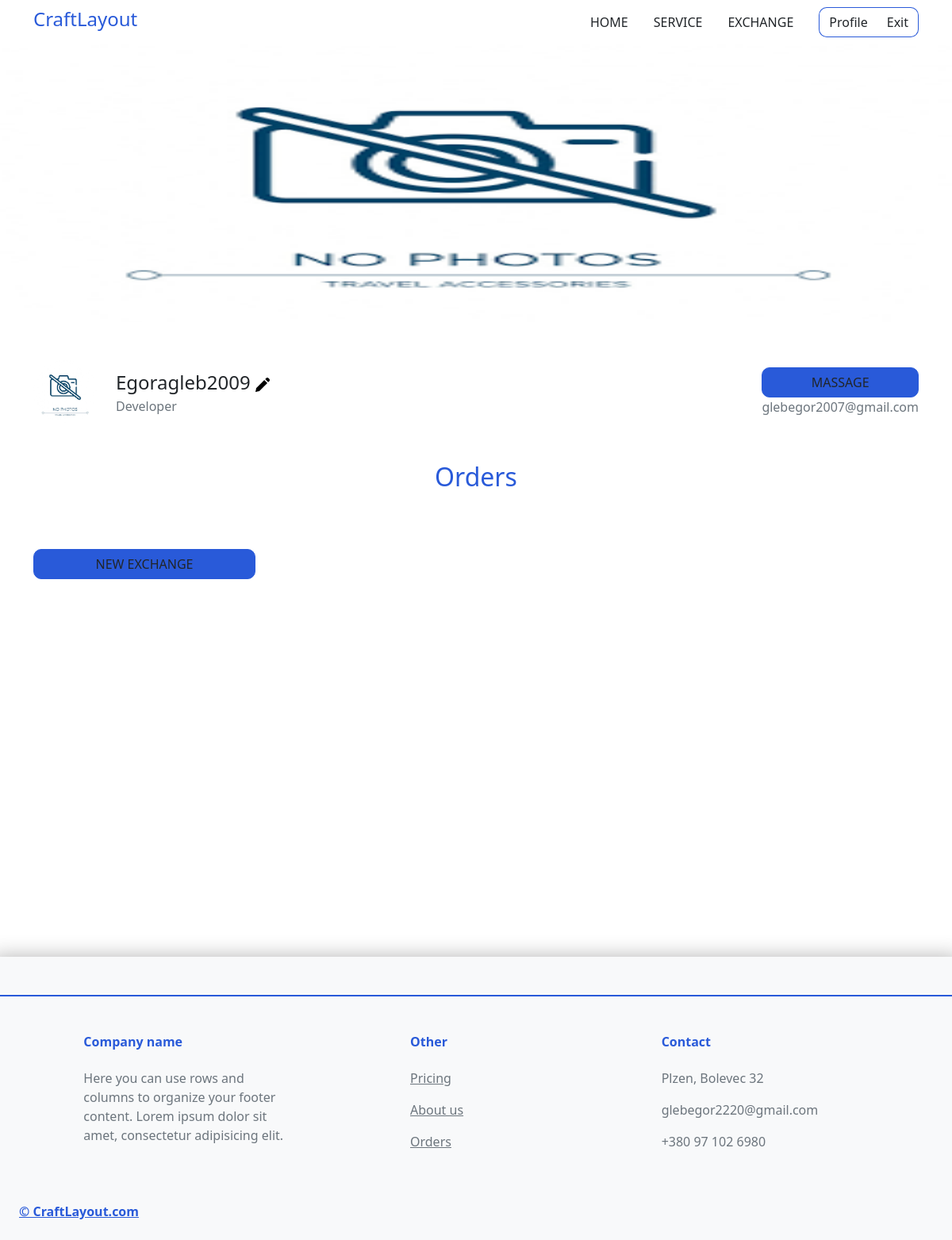
Page /profile/ (signed in) on the earlier database version.
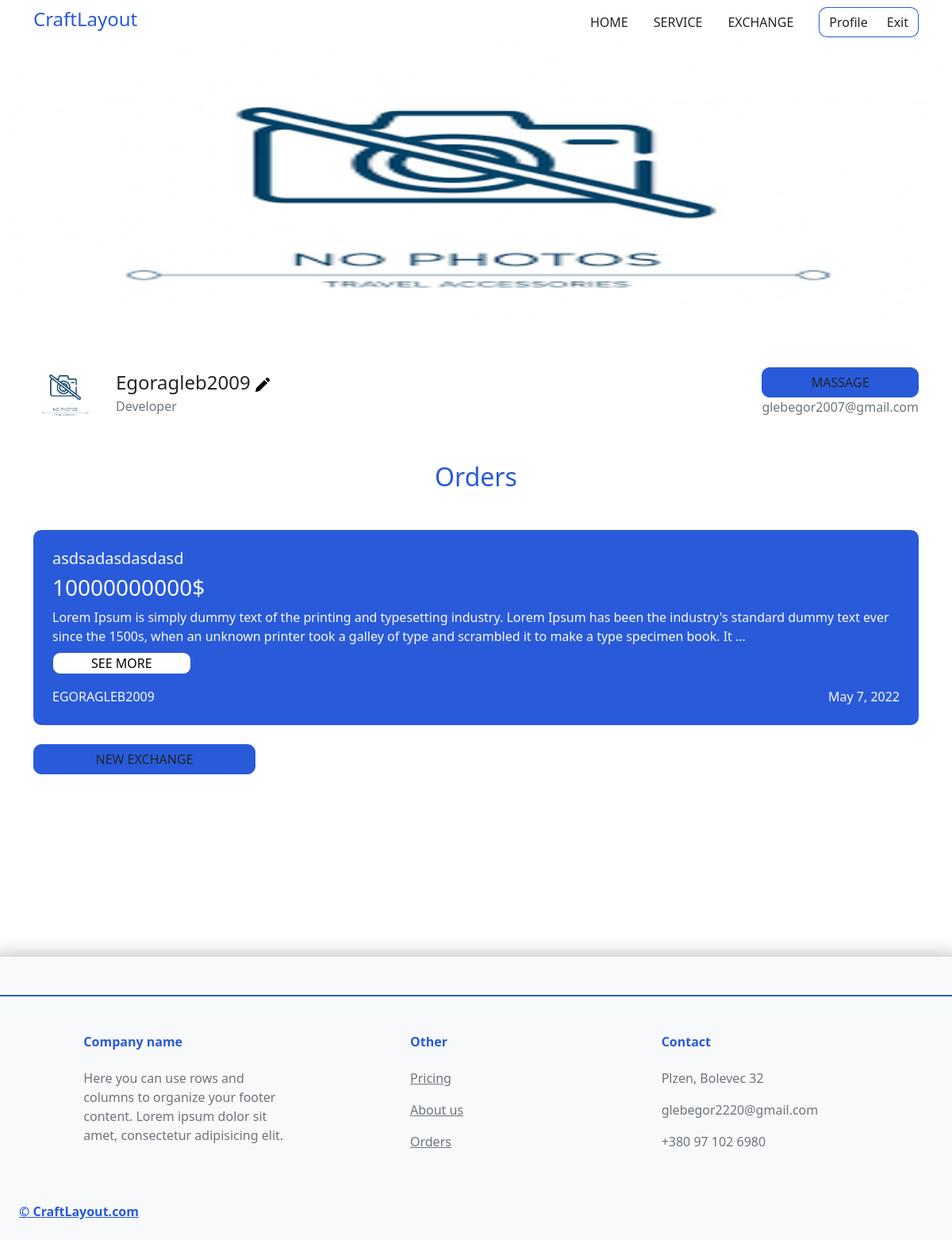
Same page on the later database version.
### exchange/models.py (models this page shows, shortened)
class Exchange(models.Model):
    user = models.ForeignKey(User, on_delete=models.CASCADE)
    title = models.CharField(max_length=255)
    salary = models.CharField(default='Agreements' ,max_length=255)
    text = models.TextField()
    technologies = models.CharField(max_length=255, default=' ')
    date = models.DateField(default=timezone.now)
    id = models.AutoField(primary_key=True)

### users/views.py (the view)
# urls.py: path('profile/', profile, name='profile'),
def profile(request):
    ExchangeOrd = Exchange.objects.filter(user=request.user)
    data = {'ExchangeOrd': ExchangeOrd,}
    return render(request, 'users/profile.html', data)

### users/templates/users/profile.html (shortened to what this page needs)
{% extends 'services/main-layout.html' %}
{% load static %}
{% block content%}
<a href={% url 'changeBanner'%}><div class="bannerInner  text-center" style="background-image: url({{user.profile.banner.url}});"><img src={% static 'services/img/profile/add-banner.png'%} class="p-2" style="width: 350px;"></div></a>
    <div style='min-height:800px;' class='container'>
        <div class="d-flex align-items-center">
            <div class='w-100 d-flex py-5 align-items-center'>
                <a href={% url 'changeAvatar'%}><img class="imgAvatarIcon" style="width: 80px; height: 80px; border-radius: 50%;" src={{ user.profile.Avatar.url}}>
                <div class="ps-4">
                    <div style="font-weight: 500; font-size: 24px;">{{ user.username}} <a href={% url 'changeProfile' %}><img class="redactorProfile" style="width:18px;" src="{% static 'services/img/profile/pencil.png' %}" ></a></div>
                    <div class="text-secondary">{{ user.profile.position}}</div>
                </div>
            </div>
            <div>
                <button class="btn px-5 my-0 flare-button h-100">Massage</button>
                <div class="text-secondary">{{user.email}}</div>
            </div>
        </div>
        <h2 class="mb-5 text-center" style="color: #295AD9">Orders</h2>
        {% for order in ExchangeOrd%}
            <div class='orderExchange mt-4 p-4 text-light'>
                <div class="d-flex justify-content-between">
                    <div>
                        <div class="h5">{{ order.title}}</div>
                        <div class="h3">{{ order.salary}}</div>
                    </div>
                </div>
                <div class="">{{ order.text|truncatechars:250}}</div>
                <a href={% url 'exchange'%}{{ order.id }}><button class="btnExchange text-uppercase my-2 px-5">See more</button></a>
                <div class="d-flex justify-content-between pt-2">
                    <div class="text-uppercase">{{ order.user}}</div>
                    <div class="">{{ order.date}}</div>
                </div>
            </div>
        {% endfor%}
        <a href={% url 'createOrder'%}><button class="btn px-5 my-4 flare-button h-100">new exchange</button></a>
    </div>
{% endblock%}

Differences in the rows shown:
added Exchange: title "asdsadasdasdasd", salary "10000000000$", text "Lorem Ipsum is simply dummy text of the printing and typesetting industry. Lorem Ipsum has been the industry's standard dummy text ever since the 1500s, when an unknown printer took a galley of type and scrambled it to make a type specimen book. It …", user "EGORAGLEB2009", date "May 7, 2022"
